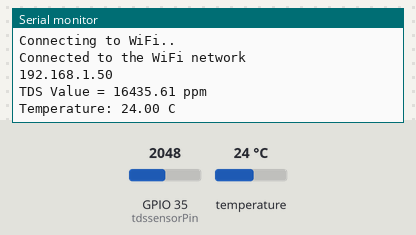
Bench run of a sketch on a simulated ESP32. Parts: the last lines printed to the serial monitor. Inputs (shaded band) come from the test bench; at power-on: temperature 24 °C, GPIO 35 (tdssensorPin) = 2048. WiFi joins after 1.5 s; servers stay silent unless stated.

Above: at 2.7 s.
2.8 s: temperature set to 12 °C
At 4.2 s:
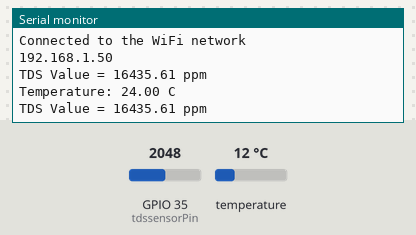
5.5 s: GPIO 35 (tdssensorPin) set to 2866
At 7.0 s:
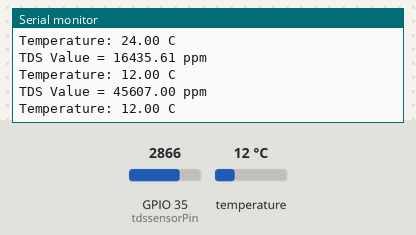
8.2 s: temperature set to 19 °C
At 9.5 s:
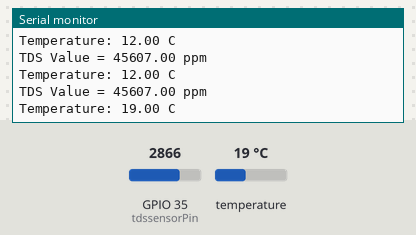
10.9 s: GPIO 35 (tdssensorPin) set to 3603
At 13.7 s:
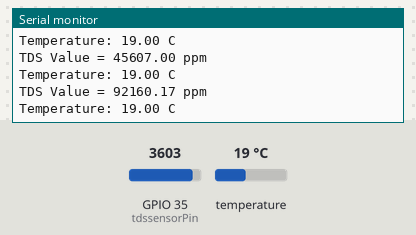
Timing chart, 0 to 14.6 s (numbered marks = the images above; inputs shaded):
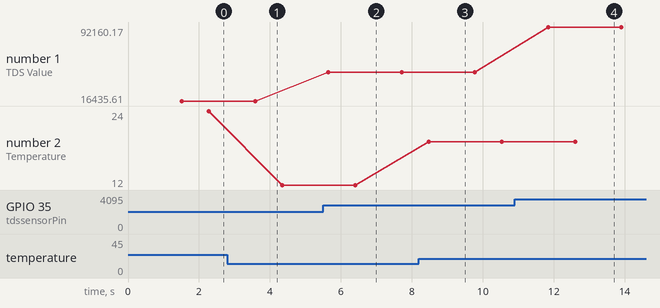

The sketch:

water_monitoring.ino
```cpp
  #include "WiFi.h"
  #include <Arduino.h>
  #include "ThingSpeak.h"
  #include <WiFiClient.h>
  #include <WiFiAP.h>
  #include "OneWire.h"
  #include "DallasTemperature.h"


  // ThingSpeak Channel ID and Api Keys
  #define CHANNEL_ID 1938355
  #define CHANNEL_API_KEY "O2ZKUI7KT7ESRW8J"

  // tds And temp

  OneWire oneWire(27);
  DallasTemperature tempSensor(&oneWire);
  #define tdssensorPin 35


  const int potPin=27;

  int tdssensorValue = 0;
  float tdsValue = 0;
  float Voltage = 0;
  float Temp=0;

  WiFiClient client;

  // Wifi Details

  const char *ssid = "Spidy Sasi";
  const char *password = "10.10.0.1";

  void setup()
  {


      Serial.begin(115200);

      WiFi.localIP();
      WiFi.begin(ssid, password);

      while (WiFi.status() != WL_CONNECTED)
      {
        delay(500);
        Serial.println("Connecting to WiFi..");
      }

        Serial.println("Connected to the WiFi network");
        Serial.println(WiFi.localIP());


        tempSensor.begin();
        ThingSpeak.begin(client);
  }

  void loop()
  {


    //sensors data

    //temp and tds value
      tdssensorValue = analogRead(tdssensorPin);
      Voltage = tdssensorValue*3.3/1024.0; //Convert analog reading to Voltage
//      Serial.print(Voltage);
      tdsValue=(133.42*Voltage*Voltage*Voltage - 255.86*Voltage*Voltage + 857.39*Voltage)*0.5; //Convert voltage value to TDS value
      Serial.print("TDS Value = ");
      Serial.print(tdsValue);
      Serial.println(" ppm");
     tempSensor.requestTemperaturesByIndex(0);

    Temp=tempSensor.getTempCByIndex(0);

    Serial.print("Temperature: ");
    Serial.print(Temp);
    Serial.println(" C");

  //thingspeak

    ThingSpeak.setField(1,tdsValue);
    ThingSpeak.setField(2,Temp);


    ThingSpeak.writeFields(CHANNEL_ID,CHANNEL_API_KEY);

    delay (1000);


  }
```

Measured:
- after the input at 5.5 s, the serial monitor: prints a new line after 0.15 s (image 2)
- after the input at 8.2 s, the serial monitor: prints a new line after 0.28 s (image 3)
- after the input at 10.9 s, the serial monitor: prints a new line after 0.94 s (image 4)
- plotted number 1: 16435.61 → 45607 after the input at 5.5 s, 45607 → 92160.17 after the input at 10.9 s
- plotted number 2: 24 → 12 after the input at 2.8 s, 12 → 19 after the input at 8.2 s
